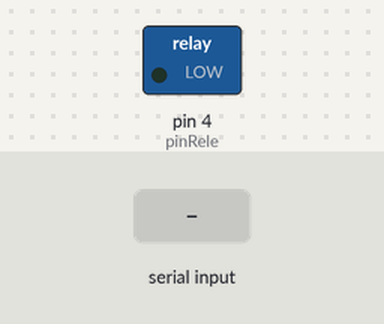
Recording of a sketch running on a simulated Arduino Uno, built with avr-gcc and run on an emulated ATmega328P. Shown: switched loads named in the sketch (green lamp = pin HIGH). The test bench sets the inputs (shaded band).

Above: at 1.2 s.
1.3 s: "1" received over the second serial link
At 1.9 s:
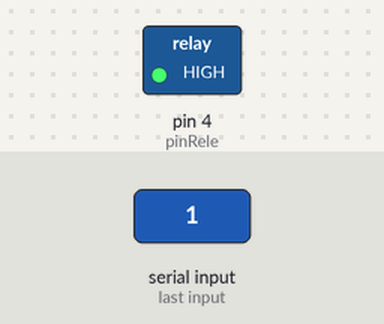
Timing chart, 0 to 4.3 s (numbered marks = the images above; inputs shaded):
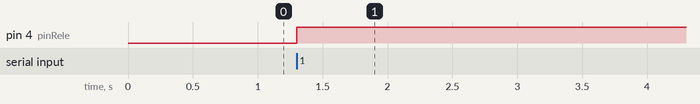

The sketch:

AlarmaInteligente.ino
```cpp
#include <SoftwareSerial.h>
SoftwareSerial puertoHC05(2, 3); //2(RX) / 3(TX)

int pinRele = 4;

void setup() {
  pinMode(pinRele, OUTPUT);
  puertoHC05.begin(9600);
}

void loop(){
  if (puertoHC05.available() > 0) {
    if (puertoHC05.read()) digitalWrite(pinRele, true);
    else digitalWrite(pinRele, false);
  }
}
```

Measured:
- after the input at 1.3 s, pin 4 (pinRele): LOW → HIGH at once
